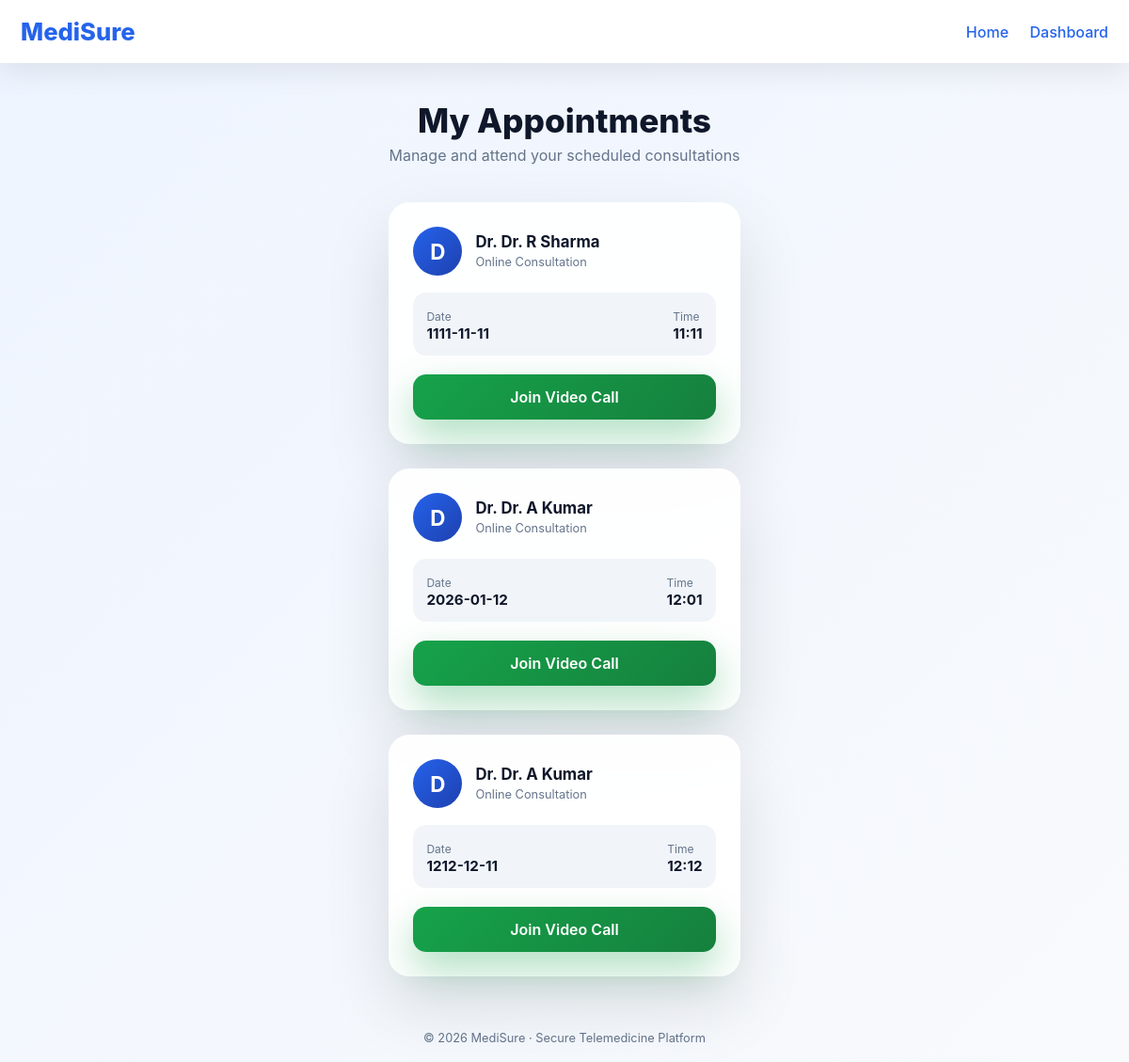
Page /my-appointments (signed in) on the committed database.
### tables this page shows
CREATE TABLE appointments (
    id INTEGER PRIMARY KEY AUTOINCREMENT,
    user_id INTEGER NOT NULL,
    doctor_id INTEGER NOT NULL,
    appointment_date TEXT NOT NULL,
    appointment_time TEXT NOT NULL,
    status TEXT DEFAULT 'Booked'
, zoom_link TEXT);

CREATE TABLE doctors (
    id INTEGER PRIMARY KEY AUTOINCREMENT,
    name TEXT NOT NULL,
    specialization TEXT NOT NULL,
    email TEXT NOT NULL
);

### app.py (the view)
@app.route("/my-appointments")
def my_appointments():
    if "user_id" not in session:
        return redirect("/login")
    conn = sqlite3.connect("database.db")
    cur = conn.cursor()
    cur.execute("""
        SELECT
            d.name,
            a.appointment_date,
            a.appointment_time,
            a.zoom_link
        FROM appointments a
        JOIN doctors d ON a.doctor_id = d.id
        WHERE a.user_id = ?
    """, (session["user_id"],))
    appointments = cur.fetchall()
    conn.close()
    appointments = appointments[5:]
    return render_template(
        "my_appointments.html",
        appointments=appointments
    )

### templates/my_appointments.html (shortened to what this page needs)
<!DOCTYPE html>
<html lang="en">
<head>
    <link rel="stylesheet" href="/static/my_appointments.css">
</head>
<body>
<header class="header">
    <div class="header-container">
        <h1 class="logo">MediSure</h1>
        <nav>
            <a href="/home">Home</a>
            <a href="/dashboard">Dashboard</a>
        </nav>
    </div>
</header>
<main class="main">
    <div class="page-header">
        <h2>My Appointments</h2>
        <p>Manage and attend your scheduled consultations</p>
    </div>
    {% if appointments %}
    <div class="appointments-grid">
        {% for appointment in appointments %}
        <div class="appointment-card">
            <div class="doctor-section">
                <div class="avatar">
                    {{ appointment[0][0] }}
                </div>
                <div>
                    <h3>Dr. {{ appointment[0] }}</h3>
                    <span class="speciality">Online Consultation</span>
                </div>
            </div>
            <div class="details">
                <div>
                    <span>Date</span>
                    <strong>{{ appointment[1] }}</strong>
                </div>
                <div>
                    <span>Time</span>
                    <strong>{{ appointment[2] }}</strong>
                </div>
            </div>
            <div class="actions">
                <a href="{{ appointment[3] }}" target="_blank" class="join-btn">
                    Join Video Call
                </a>
            </div>
        </div>
        {% endfor %}
    </div>
    {% else %}
        <div class="empty-state">
            <h3>No Appointments Found</h3>
            <p>You currently have no scheduled consultations.</p>
            <a href="/consult-doctor" class="book-btn">Book Appointment</a>
        </div>
    {% endif %}
</main>
<footer class="footer">
    © 2026 MediSure · Secure Telemedicine Platform
</footer>
</body>
</html>

### static/my_appointments.css (style rules this page uses)
* { margin: 0; padding: 0; box-sizing: border-box; font-family: "Inter", "Segoe UI", sans-serif; }
body { background: linear-gradient(135deg, #eef4ff, #f8fafc); color: #0f172a; min-height: 100vh; display: flex; flex-direction: column; }
.header { background: white; box-shadow: 0 10px 30px rgba(0,0,0,0.08); }
.header-container { max-width: 1200px; margin: auto; padding: 18px 22px; display: flex; justify-content: space-between; align-items: center; }
.logo { font-size: 1.6rem; font-weight: 800; color: #2563eb; }
nav a { margin-left: 18px; text-decoration: none; color: #2563eb; font-weight: 500; }
.main { flex: 1; padding: 40px 20px; max-width: 1200px; margin: auto; }
.page-header { text-align: center; margin-bottom: 40px; }
.page-header h2 { font-size: 2.2rem; font-weight: 800; }
.page-header p { color: #64748b; margin-top: 6px; }
.appointments-grid { display: grid; grid-template-columns: repeat(auto-fit, minmax(300px, 1fr)); gap: 26px; }
.appointment-card { background: rgba(255,255,255,0.92); backdrop-filter: blur(12px); border-radius: 22px; padding: 26px; box-shadow: 0 30px 70px rgba(0,0,0,0.12); transition: transform 0.25s ease; }
.doctor-section { display: flex; align-items: center; margin-bottom: 18px; }
.avatar { width: 52px; height: 52px; border-radius: 50%; background: linear-gradient(135deg, #2563eb, #1e40af); color: white; font-size: 1.4rem; font-weight: 700; display: flex; align-items: center; justify-content: center; margin-right: 14px; }
.doctor-section h3 { font-size: 1.05rem; }
.speciality { font-size: 0.8rem; color: #64748b; }
.details { display: flex; justify-content: space-between; background: #f1f5f9; padding: 14px; border-radius: 14px; margin-bottom: 20px; }
.details span { font-size: 0.75rem; color: #64748b; }
.details strong { display: block; font-size: 0.95rem; }
.join-btn { display: block; width: 100%; text-align: center; padding: 14px; background: linear-gradient(135deg, #16a34a, #15803d); color: white; border-radius: 14px; text-decoration: none; font-weight: 600; box-shadow: 0 18px 40px rgba(22,163,74,0.35); }
.footer { text-align: center; padding: 18px; font-size: 0.8rem; color: #64748b; }

### rows in the picture
appointments: name "D", name "Dr. R Sharma", appointment_date "1111-11-11", appointment_time "11:11"
appointments: name "D", name "Dr. A Kumar", appointment_date "2026-01-12", appointment_time "12:01"
appointments: name "D", name "Dr. A Kumar", appointment_date "1212-12-11", appointment_time "12:12"
